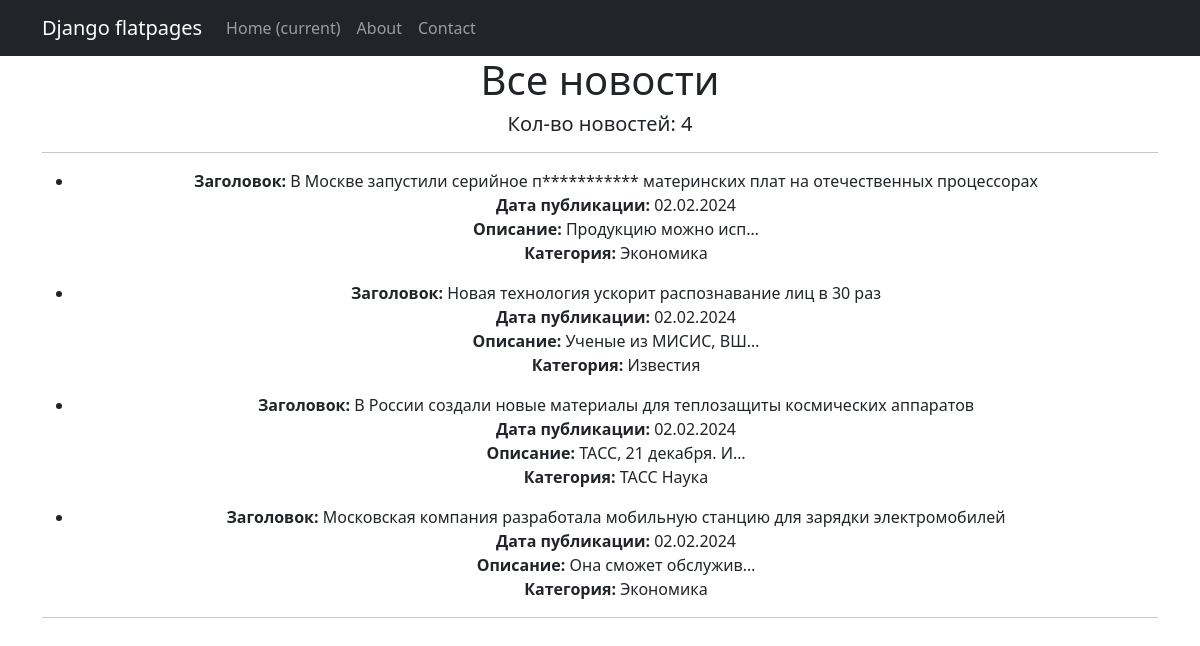
Page /news/ on the committed database.
### news/models.py (models this page shows, shortened)
class News(models.Model):
    name = models.CharField(max_length=128, unique=True)
    description = models.TextField()
    dateCreate = models.DateTimeField(auto_now_add=True)
    category = models.ForeignKey(
        to='Category',
        on_delete=models.CASCADE,
        related_name='news',  # все новости/статьи в категории будут доступны через поле news
    )

class Category(models.Model):
    name = models.CharField(max_length=24, unique=True)

### news/views.py (the view)
# urls.py: path('', NewsList.as_view()),
class NewsList(ListView):
    model = News
    ordering = ['-dateCreate']
    template_name = 'news.html'
    context_object_name = 'news'

### news/templatetags/censor_filter.py (called while the page is built)
@register.filter()
def censor(text):
    forbidden_words = ['производство']
    if not isinstance(text, str):
        raise TypeError('Переменная должна быть строкой')
    for word in forbidden_words:
        pattern = r'\b' + re.escape(word) + r'\b'
        replacement = word[0] + '*' * (len(word) - 1)
        text = re.sub(pattern, replacement, text, flags=re.IGNORECASE)  # Заменяем совпавшые слова.
    return text

### templates/news.html (shortened to what this page needs)
{% extends 'flatpages/default.html' %}
{% load censor_filter %}
{% block content %}
   <h1>Все новости</h1>
    <h5>Кол-во новостей: {{news|length}}</h5>
   <hr>
   {% if news %}
       <ul>
           {% for onenw in news %}
           <li>
               <strong>Заголовок: </strong>{{ onenw.name|censor }}<br>
               <strong>Дата публикации: </strong>{{ onenw.dateCreate|date:"d.m.Y" }}<br>
               <strong>Описание: </strong>{{ onenw.description|truncatechars:20|censor }}<br>
               <strong>Категория: </strong>{{ onenw.category.name }}
           </li>
           {% endfor %}
       </ul>
   {% else %}
       <h2>Новостей нет!</h2>
   {% endif %}
    <hr>
{% endblock content %}

### templates/flatpages/default.html (shortened to what this page needs)
<!DOCTYPE html>
<html lang="en">
    <head>
        {% load static %}
        <link href="{% static 'css/styles.css' %}" rel="stylesheet" />
    </head>
    <body>
        <nav class="navbar navbar-expand-lg navbar-dark bg-dark static-top">
           <div class="container">
               <a class="navbar-brand" href="#">Django flatpages</a>
               <div class="collapse navbar-collapse" id="navbarResponsive">
                   <ul class="navbar-nav ml-auto">
                       <li class="nav-item active">
                           <a class="nav-link" href="#">Home
                               <span class="sr-only">(current)</span>
                           </a>
                       </li>
                       <li class="nav-item">
                           <a class="nav-link" href="/about/">About</a>
                       </li>
                       <li class="nav-item">
                           <a class="nav-link" href="/contacts/">Contact</a>
                       </li>
                   </ul>
               </div>
           </div>
        </nav>
        <div class="container">
           <div class="row">
               <div class="col-lg-12 text-center">
                   {% block content %}{% endblock content %}
               </div>
           </div>
        </div>
    </body>
</html>

### rows in the picture
News: name|censor "В Москве запустили серийное п*********** материнских плат на отечественных процессорах", dateCreate "02.02.2024", description|censor "Продукцию можно исп…", category.name "Экономика"
News: name|censor "Новая технология ускорит распознавание лиц в 30 раз", dateCreate "02.02.2024", description|censor "Ученые из МИСИС, ВШ…", category.name "Известия"
News: name|censor "В России создали новые материалы для теплозащиты космических аппаратов", dateCreate "02.02.2024", description|censor "ТАСС, 21 декабря. И…", category.name "ТАСС Наука"
News: name|censor "Московская компания разработала мобильную станцию для зарядки электромобилей", dateCreate "02.02.2024", description|censor "Она сможет обслужив…", category.name "Экономика"

### other values in the picture
{{ news|length }} "4"
